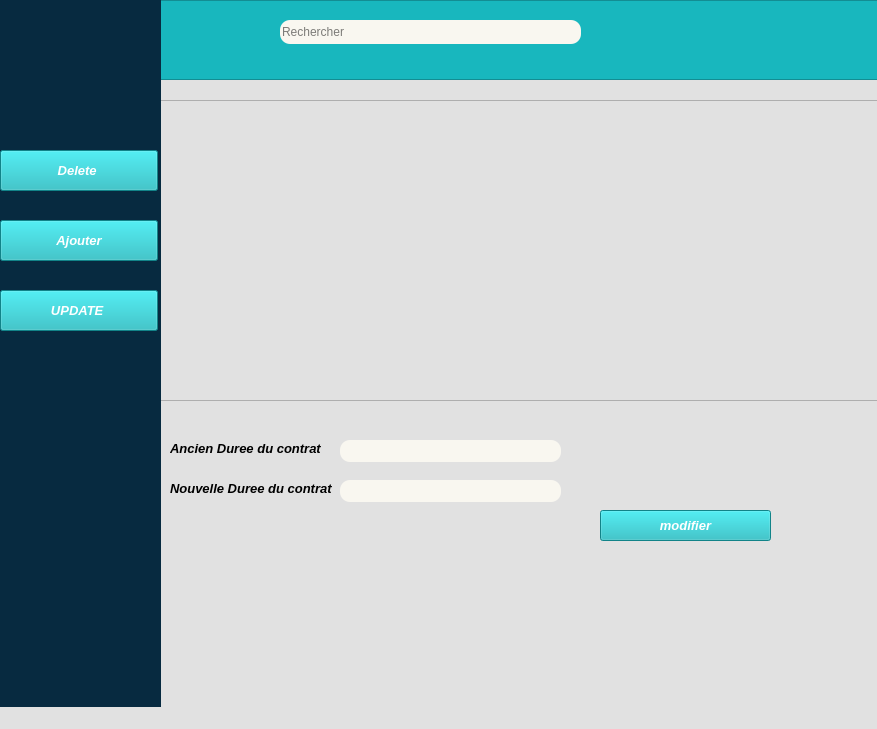
<?xml version="1.0" encoding="UTF-8"?>
<ui version="4.0">
 <class>MainWindow</class>
 <widget class="QMainWindow" name="MainWindow">
  <property name="geometry">
   <rect>
    <x>0</x>
    <y>0</y>
    <width>877</width>
    <height>729</height>
   </rect>
  </property>
  <property name="windowTitle">
   <string>MainWindow</string>
  </property>
  <property name="styleSheet">
   <string notr="true">background-color: rgb(225, 225, 225);</string>
  </property>
  <widget class="QWidget" name="centralwidget">
   <widget class="QTableView" name="listEmployetableView">
    <property name="geometry">
     <rect>
      <x>160</x>
      <y>100</y>
      <width>851</width>
      <height>301</height>
     </rect>
    </property>
   </widget>
   <widget class="QPushButton" name="pushButton_4">
    <property name="geometry">
     <rect>
      <x>600</x>
      <y>510</y>
      <width>171</width>
      <height>31</height>
     </rect>
    </property>
    <property name="font">
     <font>
      <pointsize>10</pointsize>
      <italic>true</italic>
      <bold>true</bold>
     </font>
    </property>
    <property name="styleSheet">
     <string notr="true">background-color: rgb(24, 183, 190);
color: rgb(255, 255, 255);</string>
    </property>
    <property name="text">
     <string>modifier</string>
    </property>
   </widget>
   <widget class="QLabel" name="label">
    <property name="geometry">
     <rect>
      <x>170</x>
      <y>440</y>
      <width>151</width>
      <height>16</height>
     </rect>
    </property>
    <property name="font">
     <font>
      <pointsize>10</pointsize>
      <italic>true</italic>
      <bold>true</bold>
     </font>
    </property>
    <property name="text">
     <string>Ancien Duree du contrat </string>
    </property>
   </widget>
   <widget class="QLabel" name="label_2">
    <property name="geometry">
     <rect>
      <x>170</x>
      <y>480</y>
      <width>171</width>
      <height>16</height>
     </rect>
    </property>
    <property name="font">
     <font>
      <pointsize>10</pointsize>
      <italic>true</italic>
      <bold>true</bold>
     </font>
    </property>
    <property name="text">
     <string>Nouvelle Duree du contrat </string>
    </property>
   </widget>
   <widget class="QFrame" name="frame">
    <property name="geometry">
     <rect>
      <x>0</x>
      <y>0</y>
      <width>1171</width>
      <height>80</height>
     </rect>
    </property>
    <property name="styleSheet">
     <string notr="true">background-color: rgb(24, 183, 190);</string>
    </property>
    <property name="frameShape">
     <enum>QFrame::StyledPanel</enum>
    </property>
    <property name="frameShadow">
     <enum>QFrame::Raised</enum>
    </property>
    <widget class="QLineEdit" name="lineEdit">
     <property name="geometry">
      <rect>
       <x>280</x>
       <y>20</y>
       <width>301</width>
       <height>24</height>
      </rect>
     </property>
     <property name="styleSheet">
      <string notr="true">border-radius: 10px; /* rayon des coins */
background-color: rgb(249, 247, 240);
color : rgb(0,0,0);
</string>
     </property>
     <property name="placeholderText">
      <string>Rechercher</string>
     </property>
     <property name="clearButtonEnabled">
      <bool>false</bool>
     </property>
    </widget>
   </widget>
   <widget class="QWidget" name="widget" native="true">
    <property name="geometry">
     <rect>
      <x>0</x>
      <y>0</y>
      <width>161</width>
      <height>721</height>
     </rect>
    </property>
    <property name="styleSheet">
     <string notr="true">background-color: rgb(7, 42, 64);</string>
    </property>
    <widget class="QPushButton" name="pushButton_2">
     <property name="geometry">
      <rect>
       <x>0</x>
       <y>150</y>
       <width>158</width>
       <height>41</height>
      </rect>
     </property>
     <property name="font">
      <font>
       <pointsize>10</pointsize>
       <italic>true</italic>
       <bold>true</bold>
      </font>
     </property>
     <property name="styleSheet">
      <string notr="true">background-color: rgb(24, 183, 190);
color: rgb(255, 255, 255);</string>
     </property>
     <property name="text">
      <string>Delete </string>
     </property>
    </widget>
    <widget class="QPushButton" name="pushButton">
     <property name="geometry">
      <rect>
       <x>0</x>
       <y>220</y>
       <width>158</width>
       <height>41</height>
      </rect>
     </property>
     <property name="font">
      <font>
       <pointsize>10</pointsize>
       <italic>true</italic>
       <bold>true</bold>
      </font>
     </property>
     <property name="styleSheet">
      <string notr="true">background-color: rgb(24, 183, 190);
color: rgb(255, 255, 255);</string>
     </property>
     <property name="text">
      <string>Ajouter</string>
     </property>
    </widget>
    <widget class="QPushButton" name="pushButton_3">
     <property name="geometry">
      <rect>
       <x>0</x>
       <y>290</y>
       <width>158</width>
       <height>41</height>
      </rect>
     </property>
     <property name="font">
      <font>
       <pointsize>10</pointsize>
       <italic>true</italic>
       <bold>true</bold>
      </font>
     </property>
     <property name="styleSheet">
      <string notr="true">background-color: rgb(24, 183, 190);
color: rgb(255, 255, 255);</string>
     </property>
     <property name="text">
      <string>UPDATE </string>
     </property>
    </widget>
   </widget>
   <widget class="QLineEdit" name="contrat_LE">
    <property name="geometry">
     <rect>
      <x>340</x>
      <y>440</y>
      <width>221</width>
      <height>22</height>
     </rect>
    </property>
    <property name="styleSheet">
     <string notr="true">border-radius: 10px; /* rayon des coins */
background-color: rgb(249, 247, 240);
color : rgb(0,0,0);
</string>
    </property>
   </widget>
   <widget class="QLineEdit" name="nouveaucontrat_LE">
    <property name="geometry">
     <rect>
      <x>340</x>
      <y>480</y>
      <width>221</width>
      <height>22</height>
     </rect>
    </property>
    <property name="styleSheet">
     <string notr="true">border-radius: 10px; /* rayon des coins */
background-color: rgb(249, 247, 240);
color : rgb(0,0,0);
</string>
    </property>
   </widget>
  </widget>
  <widget class="QMenuBar" name="menubar">
   <property name="geometry">
    <rect>
     <x>0</x>
     <y>0</y>
     <width>877</width>
     <height>22</height>
    </rect>
   </property>
  </widget>
  <widget class="QStatusBar" name="statusbar"/>
 </widget>
 <resources/>
 <connections/>
</ui>
